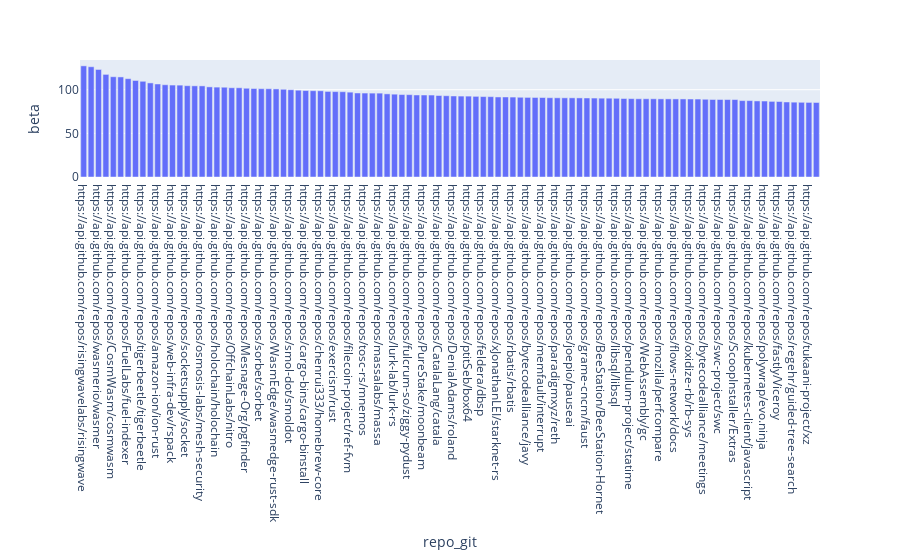

The code cell stored with this chart in its notebook:
### Code cell
fig = px.bar(
    data_frame=joined_counts.sort_values(by="beta", ascending=False)[:100],
    y="beta",
    hover_data=["alpha", "log_count_known", "count_known", "count_general"]
)
fig.write_image("beta_scores.png")
fig

### Figure 1 — Plotly figure (JSON) as saved in the notebook; plotly's stock layout.template omitted (floating-point values rounded to 4 significant figures; data arrays with more than 128 entries replaced by an {"elided": "..."} marker saying what was removed)
{"data": [{"alignmentgroup": "True", "customdata": {"elided": "100x4 float values"}, "hovertemplate": "repo_git=%{x}<br>beta=%{y}<br>alpha=%{customdata[0]}<br>log_count_known=%{customdata[1]}<br>count_known=%{customdata[2]}<br>count_general=%{customdata[3]}<extra></extra>", "legendgroup": "", "marker": {"color": "#636efa", "pattern": {"shape": ""}}, "name": "", "offsetgroup": "", "orientation": "v", "showlegend": false, "textposition": "auto", "type": "bar", "x": ["https://api.github.com/repos/risingwavelabs/risingwave", "https://api.github.com/repos/WasmEdge/WasmEdge", "https://api.github.com/repos/wasmerio/wasmer", "https://api.github.com/repos/bytecodealliance/wasmtime", "https://api.github.com/repos/CosmWasm/cosmwasm", "https://api.github.com/repos/dependabot/dependabot-core", "https://api.github.com/repos/FuelLabs/fuel-indexer", "https://api.github.com/repos/moondance-labs/tanssi", "https://api.github.com/repos/tigerbeetle/tigerbeetle", "https://api.github.com/repos/getredash/redash", "https://api.github.com/repos/amazon-ion/ion-rust", "https://api.github.com/repos/bytecodealliance/registry", "https://api.github.com/repos/web-infra-dev/rspack", "https://api.github.com/repos/AmbientRun/Ambient", "https://api.github.com/repos/socketsupply/socket", "https://api.github.com/repos/containerd/runwasi", "https://api.github.com/repos/osmosis-labs/mesh-security", "https://api.github.com/repos/hrydgard/ppsspp", "https://api.github.com/repos/holochain/holochain", "https://api.github.com/repos/moonbeam-foundation/moonbeam", "https://api.github.com/repos/OffchainLabs/nitro", "https://api.github.com/repos/fastly/compute-sdk-go", "https://api.github.com/repos/Mesnage-Org/pgfinder", "https://api.github.com/repos/ocaml-multicore/multicoretests", "https://api.github.com/repos/sorbet/sorbet", "https://api.github.com/repos/aws/s2n-quic", "https://api.github.com/repos/WasmEdge/wasmedge-rust-sdk", "https://api.github.com/repos/WasmEdge/docs", "https://api.github.com/repos/smol-dot/smoldot", "https://api.github.com/repos/ashtonmeuser/godot-wasm", "https://api.github.com/repos/cargo-bins/cargo-binstall", "https://api.github.com/repos/kubesimplify/ksctl", "https://api.github.com/repos/chenrui333/homebrew-core", "https://api.github.com/repos/filecoin-project/lotus", "https://api.github.com/repos/exercism/rust", "https://api.github.com/repos/zio/zio", "https://api.github.com/repos/filecoin-project/ref-fvm", "https://api.github.com/repos/gluwa/creditcoin", "https://api.github.com/repos/tosc-rs/mnemos", "https://api.github.com/repos/FISCO-BCOS/FISCO-BCOS", "https://api.github.com/repos/massalabs/massa", "https://api.github.com/repos/pnpm/pacquet", "https://api.github.com/repos/lurk-lab/lurk-rs", "https://api.github.com/repos/afnanenayet/diffsitter", "https://api.github.com/repos/fulcrum-so/ziggy-pydust", "https://api.github.com/repos/cloudflare/ebpf_exporter", "https://api.github.com/repos/PureStake/moonbeam", "https://api.github.com/repos/matrix-org/matrix-rust-sdk", "https://api.github.com/repos/CatalaLang/catala", "https://api.github.com/repos/multiversx/mx-chain-go", "https://api.github.com/repos/DenialAdams/roland", "https://api.github.com/repos/zio/zio-http", "https://api.github.com/repos/ptitSeb/box64", "https://api.github.com/repos/filecoin-project/builtin-actors", "https://api.github.com/repos/feldera/dbsp", "https://api.github.com/repos/NearSocial/VM", "https://api.github.com/repos/xJonathanLEI/starknet-rs", "https://api.github.com/repos/Kong/ngx_wasm_module", "https://api.github.com/repos/rbatis/rbatis", "https://api.github.com/repos/sonofmagic/weapp-tailwindcss", "https://api.github.com/repos/bytecodealliance/javy", "https://api.github.com/repos/containers/crun", "https://api.github.com/repos/memfault/interrupt", "https://api.github.com/repos/osmosis-labs/fee-abstraction", "https://api.github.com/repos/paradigmxyz/reth", "https://api.github.com/repos/mokeyish/obsidian-enhancing-export", "https://api.github.com/repos/joepio/pauseai", "https://api.github.com/repos/hpcc-systems/HPCC-Platform", "https://api.github.com/repos/grame-cncm/faust", "https://api.github.com/repos/yamt/toywasm", "https://api.github.com/repos/BeeStation/BeeStation-Hornet", "https://api.github.com/repos/paritytech/wasmi", "https://api.github.com/repos/libsql/libsql", "https://api.github.com/repos/MinaProtocol/mina", "https://api.github.com/repos/pendulum-project/statime", "https://api.github.com/repos/googleforgames/quilkin", "https://api.github.com/repos/WebAssembly/gc", "https://api.github.com/repos/aardappel/treesheets", "https://api.github.com/repos/mozilla/perfcompare", "https://api.github.com/repos/WebAssembly/component-model", "https://api.github.com/repos/flows-network/docs", "https://api.github.com/repos/containers/youki", "https://api.github.com/repos/oxidize-rb/rb-sys", "https://api.github.com/repos/tj/git-extras", "https://api.github.com/repos/bytecodealliance/meetings", "https://api.github.com/repos/open-policy-agent/opa", "https://api.github.com/repos/swc-project/swc", "https://api.github.com/repos/cc-tweaked/CC-Tweaked", "https://api.github.com/repos/ScoopInstaller/Extras", "https://api.github.com/repos/bots-garden/slingshot", "https://api.github.com/repos/kubernetes-client/javascript", "https://api.github.com/repos/wasmCloud/wadm", "https://api.github.com/repos/polywrap/evo.ninja", "https://api.github.com/repos/scroll-tech/zkevm-circuits", "https://api.github.com/repos/fastly/Viceroy", "https://api.github.com/repos/robojumper/DIM", "https://api.github.com/repos/regehr/guided-tree-search", "https://api.github.com/repos/fishfolk/bones", "https://api.github.com/repos/tukaani-project/xz", "https://api.github.com/repos/pendulum-project/ntpd-rs"], "xaxis": "x", "y": [127.3, 126.3, 123.2, 117.5, 114.8, 114.6, 112.6, 110.6, 109.6, 107.8, 106.6, 105.7, 105.3, 105.2, 104.6, 104.4, 104.3, 103.2, 102.9, 102.8, 102.2, 102.2, 101.6, 101.3, 101.1, 101.1, 100.9, 100.5, 99.98, 99.43, 99.02, 98.85, 98.76, 98.01, 97.81, 97.68, 97.19, 96.23, 96.16, 96.07, 96.06, 95.23, 94.86, 94.43, 94.3, 93.94, 93.91, 93.88, 93.34, 93.08, 92.8, 92.68, 92.64, 92.36, 92.12, 92.03, 91.67, 91.65, 91.55, 91.32, 91.17, 91.09, 91.02, 90.81, 90.72, 90.68, 90.67, 90.6, 90.5, 90.43, 90.28, 90.25, 90.15, 89.91, 89.77, 89.6, 89.6, 89.57, 89.5, 89.49, 89.44, 89.4, 89.34, 89.29, 89.03, 88.78, 88.78, 88.7, 88.69, 87.51, 87.51, 87.14, 87.02, 86.6, 86.46, 85.93, 85.72, 85.56, 85.44, 85.34], "yaxis": "y"}], "layout": {"barmode": "relative", "legend": {"tracegroupgap": 0}, "margin": {"t": 60}, "xaxis": {"anchor": "y", "domain": [0, 1], "title": {"text": "repo_git"}}, "yaxis": {"anchor": "x", "domain": [0, 1], "title": {"text": "beta"}}}}
